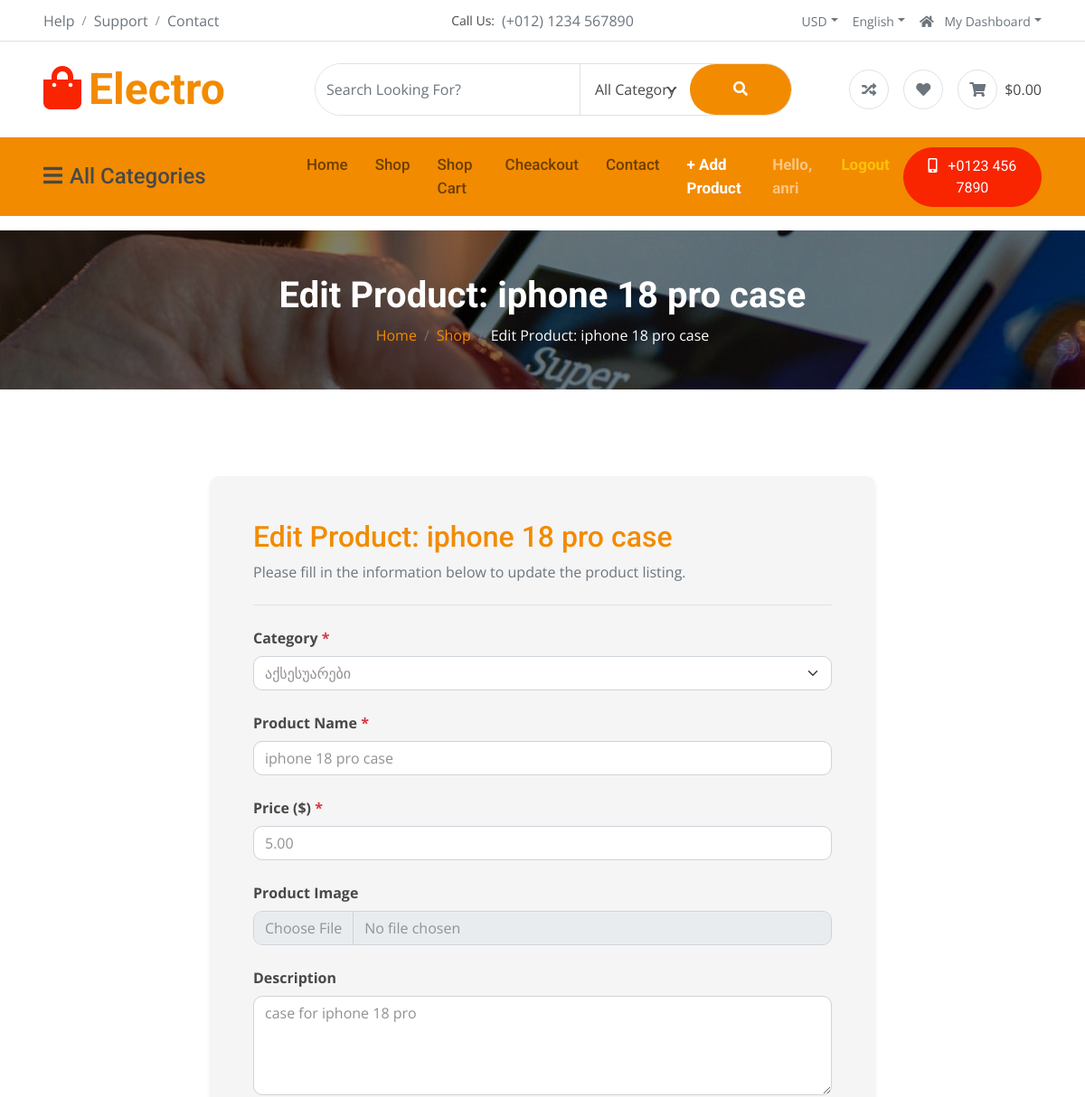
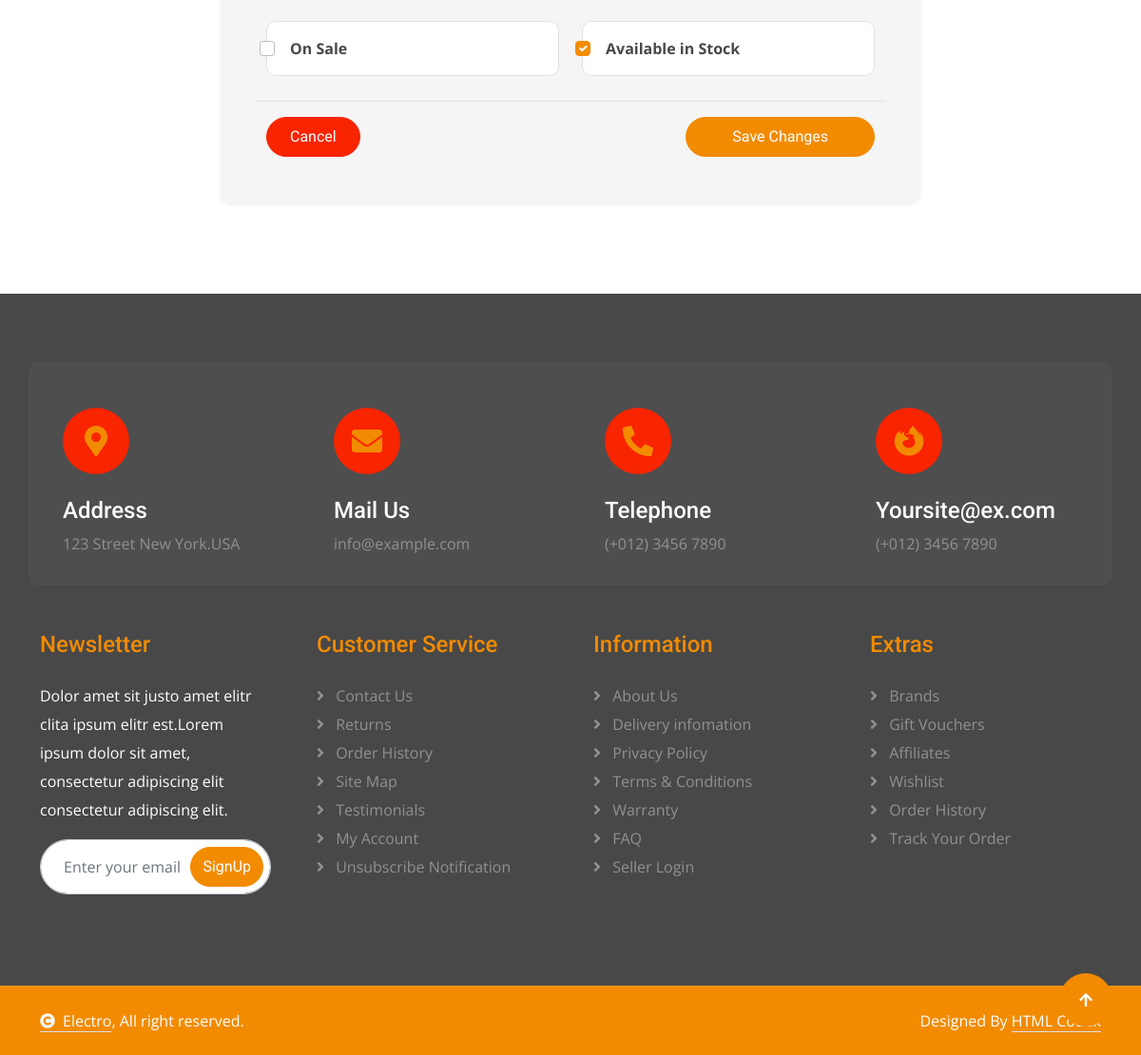
Screenshot of /product/11/update/ (signed in) with the database file from the repository (2 pictures, top to bottom).
### shop/models.py (models this page shows, shortened)
class Product(models.Model):
    category = models.ForeignKey(
        Category,
        on_delete=models.CASCADE,
        related_name="products",
        verbose_name="კატეგორია"
    )
    user = models.ForeignKey(
        User,
        on_delete=models.CASCADE,
        related_name='products',
        null=True,
        blank=True,
        verbose_name="მომხმარებელი",
    )
    name = models.CharField(max_length=200, verbose_name="პროდუქტის სახელი")
    description = models.TextField(verbose_name="აღწერა")
    price = models.DecimalField(max_digits=10, decimal_places=2, verbose_name="ფასი")
    image = models.ImageField(upload_to='products/', blank=True, null=True)
    is_on_sale = models.BooleanField(default=False, verbose_name="ფასდაკლება")
    is_available = models.BooleanField(default=True, verbose_name="ხელმისაწვდომობა")
    created_at = models.DateTimeField(auto_now_add=True)

### shop/views.py (the view)
# urls.py: path('product/<int:product_id>/update/', views.product_update_view, name='product_update'),
@login_required
def product_update_view(request, product_id):
    product = get_object_or_404(Product, id=product_id)
    if product.user != request.user:
        raise PermissionDenied
    if request.method == 'POST':
        form = ProductForm(request.POST, request.FILES, instance=product)
        if form.is_valid():
            form.save()
            messages.success(request, f'პროდუქტი "{product.name}" წარმატებით განახლდა.')
            return redirect('shop:product_detail', product_id=product.id)
    else:
        form = ProductForm(instance=product)
    context = {
        'form': form,
        'product': product,
        'title': f'Edit Product: {product.name}',
        'button_text': 'Save Changes',
        'categories': get_annotated_categories(),
    }
    return render(request, 'shop/product_form.html', context)

### shop/models.py (called while the page is built)
    def __str__(self):
        return self.name

### shop/views.py (called while the page is built)
def get_annotated_categories():
    return (
        Category.objects.annotate(num_products=Count('products'))
        .filter(num_products__gt=0)
    )

### shop/templates/shop/product_form.html (shortened to what this page needs)
{% extends 'shop/base.html' %}
{% load static %}
{% block content %}
<div class="container-fluid page-header py-5">
    <h1 class="text-center text-white display-6 wow fadeInUp" data-wow-delay="0.1s">{{ title }}</h1>
    <ol class="breadcrumb justify-content-center mb-0 wow fadeInUp" data-wow-delay="0.3s">
        <li class="breadcrumb-item"><a href="{% url 'shop:home' %}">Home</a></li>
        <li class="breadcrumb-item"><a href="{% url 'shop:shop' %}">Shop</a></li>
        <li class="breadcrumb-item active text-white">{{ title }}</li>
    </ol>
</div>
<div class="container-fluid py-5">
    <div class="container py-5">
        <div class="row justify-content-center">
            <div class="col-lg-8">
                <div class="bg-light rounded p-5 shadow-sm">
                    <div class="border-bottom pb-4 mb-4">
                        <h2 class="text-primary mb-2">{{ title }}</h2>
                        <p class="text-muted mb-0">Please fill in the information below to {% if product %}update{% else %}create{% endif %} the product listing.</p>
                    </div>
                    <form method="post" enctype="multipart/form-data" novalidate>
                        <div class="row g-4">
                            <div class="col-12">
                                <label for="{{ form.category.id_for_label }}" class="form-label fw-bold text-dark">
                                    {{ form.category.label }} <span class="text-danger">*</span>
                                </label>
                                {{ form.category }}
                            </div>
                            <div class="col-12">
                                <label for="{{ form.name.id_for_label }}" class="form-label fw-bold text-dark">
                                    {{ form.name.label }} <span class="text-danger">*</span>
                                </label>
                                {{ form.name }}
                            </div>
                            <div class="col-12">
                                <label for="{{ form.price.id_for_label }}" class="form-label fw-bold text-dark">
                                    {{ form.price.label }} ($) <span class="text-danger">*</span>
                                </label>
                                {{ form.price }}
                            </div>
                            <div class="col-12">
                                <label for="{{ form.image.id_for_label }}" class="form-label fw-bold text-dark">
                                    {{ form.image.label }}
                                </label>
                                {{ form.image }}
                            </div>
                            <div class="col-12">
                                <label for="{{ form.description.id_for_label }}" class="form-label fw-bold text-dark">
                                    {{ form.description.label }}
                                </label>
                                {{ form.description }}
                            </div>
                            <div class="col-md-6">
                                <div class="form-check p-3 bg-white border rounded">
                                    {{ form.is_on_sale }}
                                    <label class="form-check-label fw-bold text-dark ms-2" for="{{ form.is_on_sale.id_for_label }}">
                                        {{ form.is_on_sale.label }}
                                    </label>
                                </div>
                            </div>
                            <div class="col-md-6">
                                <div class="form-check p-3 bg-white border rounded">
                                    {{ form.is_available }}
                                    <label class="form-check-label fw-bold text-dark ms-2" for="{{ form.is_available.id_for_label }}">
                                        {{ form.is_available.label }}
                                    </label>
                                </div>
                            </div>
                            <div class="col-12 d-flex justify-content-between align-items-center pt-3 border-top">
                                <a href="{% if product %}{% url 'shop:product_detail' product.id %}{% else %}{% url 'shop:home' %}{% endif %}" class="btn btn-secondary rounded-pill px-4 py-2">
                                    Cancel
                                </a>
                                <button type="submit" class="btn btn-primary rounded-pill px-5 py-2">
                                    {{ button_text }}
                                </button>
                            </div>
                        </div>
                    </form>
                </div>
            </div>
        </div>
    </div>
</div>
{% endblock %}

### shop/templates/shop/includes/navbar.html (shortened to what this page needs)
{% load static %}
<div class="container-fluid nav-bar p-0">
    <div class="row gx-0 bg-primary px-5 align-items-center">
        <div class="col-lg-3 d-none d-lg-block">
            <nav class="navbar navbar-light position-relative" style="width: 250px;">
                <button class="navbar-toggler border-0 fs-4 w-100 px-0 text-start" type="button" data-bs-toggle="collapse" data-bs-target="#allCat">
                    <h4 class="m-0"><i class="fa fa-bars me-2"></i>All Categories</h4>
                </button>
            </nav>
        </div>
        <div class="col-12 col-lg-9">
            <nav class="navbar navbar-expand-lg navbar-light bg-primary">
                <div class="collapse navbar-collapse" id="navbarCollapse">
                    <div class="navbar-nav ms-auto py-0">
                        <a href="{% url 'shop:home' %}" class="nav-item nav-link">Home</a>
                        <a href="{% url 'shop:shop' %}" class="nav-item nav-link">Shop</a>
                        <a href="{% url 'shop:cart' %}" class="nav-item nav-link">Shop Cart</a>
                        <a href="{% url 'shop:checkout' %}" class="nav-item nav-link">Cheackout</a>
                        <a href="{% url 'shop:contact' %}" class="nav-item nav-link">Contact</a>
                        {% if user.is_authenticated %}
                            <a href="{% url 'shop:product_create' %}" class="nav-item nav-link text-white fw-bold">
                                + Add Product
                            </a>
                            <span class="nav-item nav-link text-white-50 small fw-bold">
                                Hello, {{ user.username }}
                            </span>
                            <a href="{% url 'users:logout' %}" class="nav-item nav-link text-warning fw-bold">
                                Logout
                            </a>
                        {% endif %}
                    </div>
                    <a href="tel:+01234567890" class="btn btn-secondary rounded-pill py-2 px-4 px-lg-3 mb-3 mb-md-3 mb-lg-0">
                        <i class="fa fa-mobile-alt me-2"></i> +0123 456 7890
                    </a>
                </div>
            </nav>
        </div>
    </div>
</div>

### shop/static/css/style.css (style rules this page uses)
.btn { font-weight: 600; transition: .5s; }
.btn.btn-primary { background: var(--bs-primary) !important; color: var(--bs-white) !important; font-family: 'Roboto', sans-serif; font-weight: 400; transition: 0.5s; }
.btn.btn-secondary { background: var(--bs-secondary) !important; color: var(--bs-white); font-family: 'Roboto', sans-serif; font-weight: 400; border: 1px solid var(--bs-secondary); transition: 0.5s; }
.nav-bar .navbar.navbar-light { padding: 0 !important; }
.nav-bar .navbar .navbar-nav .nav-link { padding: 18px 15px; font-weight: 500; font-family: 'Roboto', sans-serif; font-size: 17px; transition: .5s; }
.navbar .navbar-toggler { padding: 5px 15px; }
.nav-bar .navbar-toggler { border-radius: 5px !important; box-shadow: none !important; }
.page-header { position: relative; padding: 100px 0; background: linear-gradient(rgba(0, 0, 0, 0.5), rgba(0, 0, 0, 0.5)), url(../img/carousel-1.jpg); background-position: center top; background-repeat: no-repeat; background-attachment: fixed; }

### rows the page displays
Product: category "აქსესუარები", name "iphone 18 pro case", price "5.00", description "case for iphone 18 pro", is_available "☑"

### other values shown
{{ user.username }} "anri"
{{ title }} "Edit Product: iphone 18 pro case"
{{ button_text }} "Save Changes"
